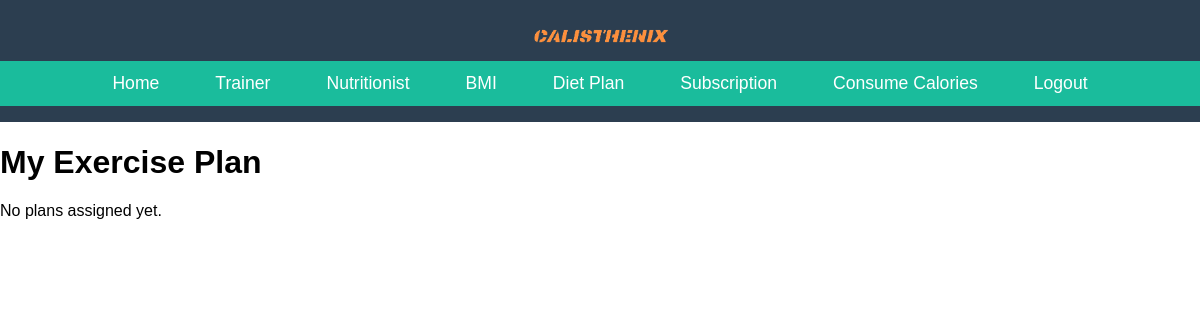
Page /view_plan.php (signed in) on the earlier database version.
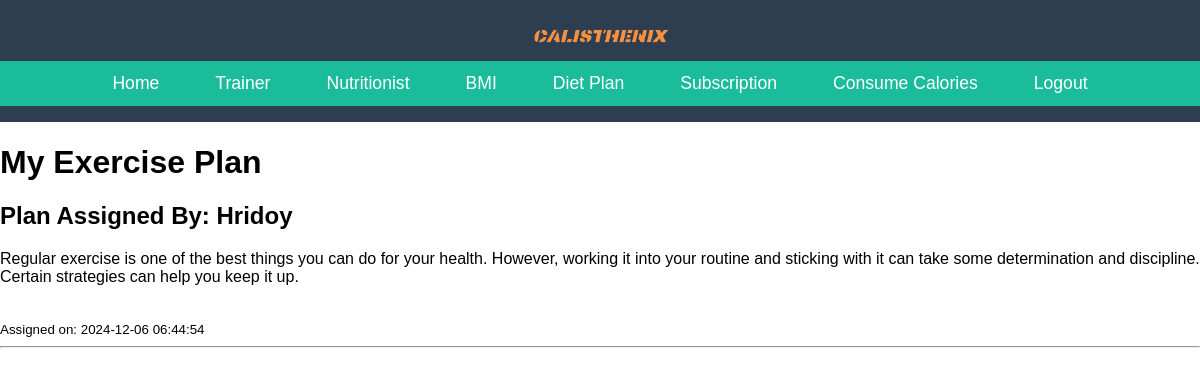
Same page on the later database version.
### tables this page shows
CREATE TABLE `exercise_plans` (
  `id` int(11) NOT NULL,
  `member_id` int(11) NOT NULL,
  `trainer_id` int(11) NOT NULL,
  `plan` text NOT NULL,
  `created_at` timestamp NOT NULL DEFAULT current_timestamp()
);

CREATE TABLE `trainers` (
  `id` int(11) NOT NULL,
  `name` varchar(255) NOT NULL,
  `email` varchar(255) NOT NULL,
  `password` varchar(255) NOT NULL
);

### view_plan.php (the view, shortened to what this page needs)
<?php
$servername = "localhost";
$username = "root";
$password_db = "";
$dbname = "CalistheniX_db";
$conn = new mysqli($servername, $username, $password_db, $dbname);
$member_id = $_SESSION['member_id'];
$sql = "SELECT p.plan, t.name AS trainer_name, p.created_at
        FROM exercise_plans p
        JOIN trainers t ON p.trainer_id = t.id
        WHERE p.member_id = ?";
$stmt = $conn->prepare($sql);
$stmt->bind_param("i", $member_id);
$stmt->execute();
$result = $stmt->get_result();
?>
<!DOCTYPE html>
<html lang="en">
<head>
    <link rel="stylesheet" href="css/member_dashboard.css">
</head>
    <header>
        <div class="logo">
            <img src="images/CalistheniX.png" alt="Fitness Center Logo" class="logo-img">
        </div>
        <nav>
            <ul>
                <li><a href="member_dashboard.php">Home</a></li>
                <li><a href="trainer_list.php">Trainer</a></li>
                <li><a href="nutritionist_list.php">Nutritionist</a></li>
                <li><a href="bmi_calculator.php">BMI</a></li>
                <li><a href="diet_plan.php">Diet Plan</a></li>
                <li><a href="memberSubscription.php">Subscription</a></li>
                <li><a href="calorie_tracker.php">Consume Calories</a></li>
                <li><a href="member_login.php">Logout</a></li>
            </ul>
        </nav>
    </header>
<body>
    <h1>My Exercise Plan</h1>
    <?php if ($result->num_rows > 0): ?>
        <?php while ($row = $result->fetch_assoc()): ?>
            <div>
                <h2>Plan Assigned By: <?php echo htmlspecialchars($row['trainer_name']); ?></h2>
                <p><?php echo nl2br(htmlspecialchars($row['plan'])); ?></p>
                <small>Assigned on: <?php echo htmlspecialchars($row['created_at']); ?></small>
            </div>
            <hr>
        <?php endwhile; ?>
    <?php else: ?>
        <p>No plans assigned yet.</p>
    <?php endif; ?>
</body>
</html>

Differences in the rows shown:
added exercise_plans: trainer.name "Hridoy", plan "Regular exercise is one of the best things you can do for your health. However, working it into your routine and sticking with it can take some determination and discipline. Certain strategies can help you keep it up.", created_at "2024-12-06 06:44:54"
Other differences:
text no longer shown: "No plans assigned yet."
